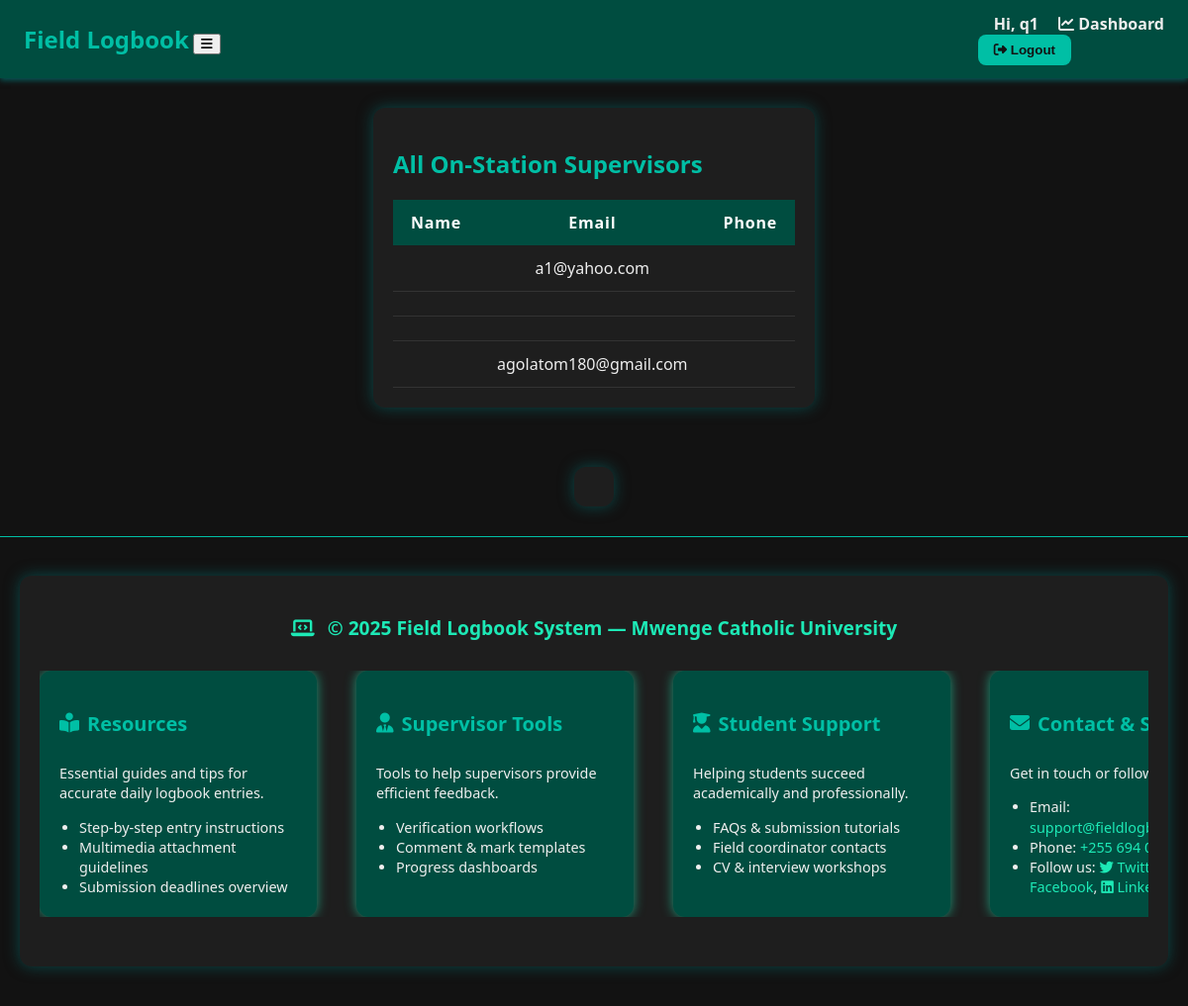
Page /supervisors/onstation/ (signed in) on the earlier database version.
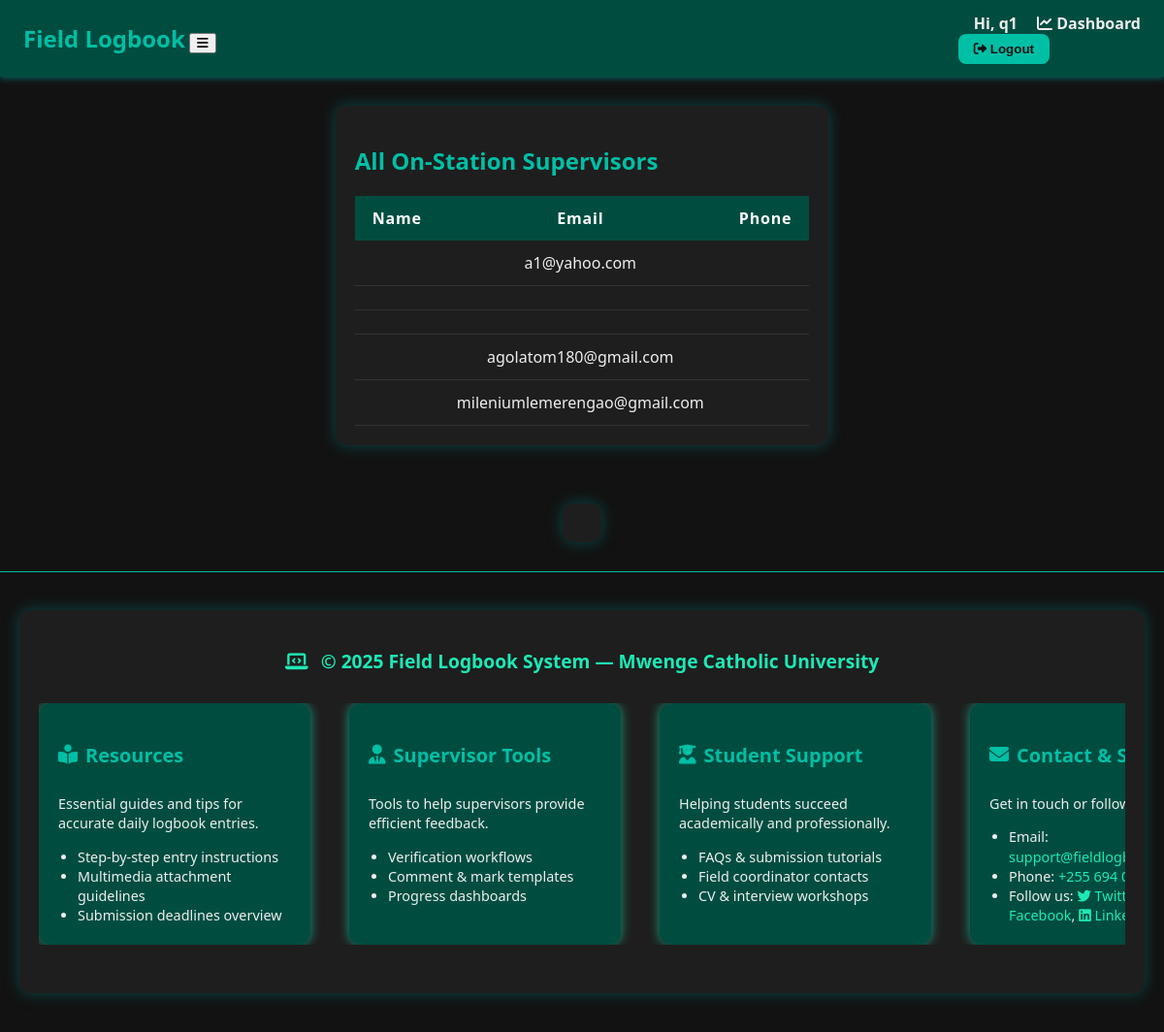
Same page on the later database version.
### users/models.py (models this page shows, shortened)
class OnStationSupervisor(models.Model):
    user = models.OneToOneField(
        CustomUser,
        on_delete=models.CASCADE,
        related_name='onstation_profile'
    )
    company_name = models.CharField(max_length=100)
    position = models.CharField(max_length=100)

class CustomUser(AbstractUser):
    ROLE_CHOICES = [
        ('student', 'Student'),
        ('onstation', 'On-Station Supervisor'),
        ('oncampus', 'On-Campus Supervisor'),
        ('admin', 'Admin'),
    ]
    role = models.CharField(max_length=20, choices=ROLE_CHOICES)
    phone_number = models.CharField(max_length=20, blank=True, null=True)
    department = models.ForeignKey(
        Department,
        on_delete=models.SET_NULL,
        null=True,
        blank=True,
        related_name='users'
    )
    profile_picture = models.ImageField(upload_to='profile_pics/', blank=True, null=True)

### users/views.py (the view)
# urls.py: path('supervisors/onstation/', views.view_all_onstation_supervisors, name='view_all_onstation_supervisors'),
@login_required
def view_all_onstation_supervisors(request):
    supervisors = OnStationSupervisor.objects.select_related('user').all()
    return render(request, 'users/view_all_onstation_supervisors.html', {'supervisors': supervisors})

### users/templates/users/view_all_onstation_supervisors.html
{% extends 'base.html' %}
{% load static %}
{% block content %}
<h2>All On-Station Supervisors</h2>
<table class="full-width-table">
  <thead>
    <tr>
      <th>Name</th>
      <th>Email</th>
      <th>Phone</th>
    </tr>
  </thead>
  <tbody>
    {% for sup in supervisors %}
      <tr>
        <td>{{ sup.user.get_full_name }}</td>
        <td>{{ sup.user.email }}</td>
        <td>{{ sup.user.phone }}</td>
      </tr>
    {% empty %}
      <tr><td colspan="3">No on-station supervisors found.</td></tr>
    {% endfor %}
  </tbody>
</table>
{% endblock %}

Differences in the rows shown:
added OnStationSupervisor: user.email "mileniumlemerengao@gmail.com"
